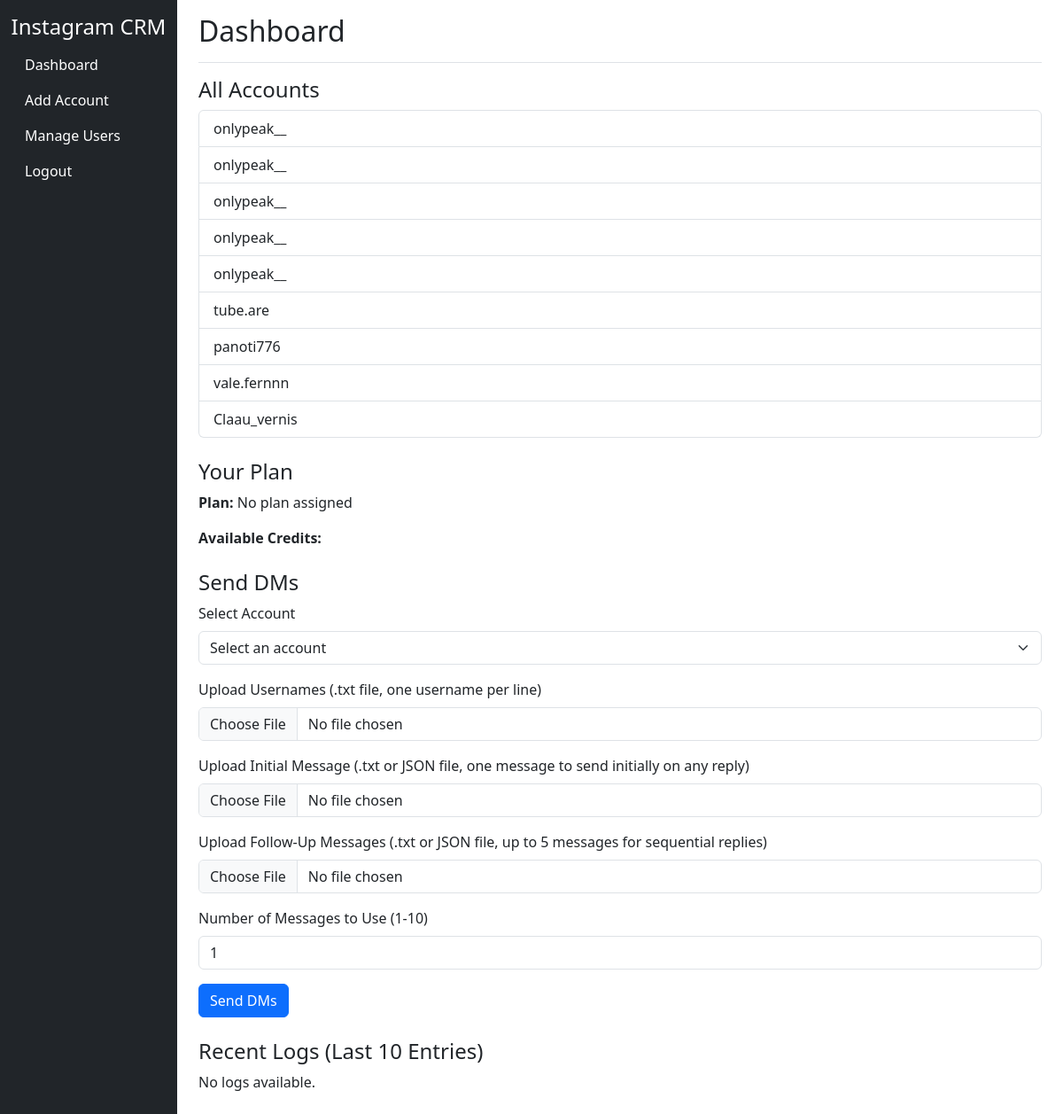
The app's page /dashboard (signed in) with its own data.
### tables this page shows
CREATE TABLE accounts
                     (id INTEGER PRIMARY KEY AUTOINCREMENT,
                      user_id INTEGER,
                      username TEXT NOT NULL,
                      session_file TEXT,
                      needs_reauth INTEGER DEFAULT 0, has_sent_initial_dms INTEGER DEFAULT 0, proxy_settings TEXT,
                      UNIQUE(user_id, username),
                      FOREIGN KEY (user_id) REFERENCES users(id));

### app.py (the view)
@app.route('/dashboard', defaults={'selected_account': None})
@app.route('/dashboard/<selected_account>')
@login_required
def dashboard(selected_account):
    user_id = session['user_id']
    role = session['role']
    accounts = get_accounts(user_id, role)
    for username, needs_reauth in accounts:
        if needs_reauth:
            flash(f"Session for {username} has expired. Please re-authenticate the account.", "danger")
    valid_usernames = [acc[0] for acc in accounts]
    if selected_account and selected_account not in valid_usernames:
        flash("Invalid account selected.", "danger")
        selected_account = None
    user_info = get_user_info(user_id)
    credits, plan = user_info if user_info else (0, '')
    log_entries = []
    if os.path.exists('crm.log'):
        with open('crm.log', 'r', encoding='utf-8') as log_file:
            log_entries = log_file.readlines()[-10:]
    return render_template('dashboard.html', accounts=accounts, selected_account=selected_account, credits=credits, plan=plan, log_entries=log_entries, dm_count=dm_count)

### app.py (called while the page is built)
def login_required(f):
    @wraps(f)
    def decorated_function(*args, **kwargs):
        if 'user_id' not in session:
            flash("Please log in to access this page.", "danger")
            return redirect(url_for('user_login'))
        return f(*args, **kwargs)
    return decorated_function

def get_user_info(user_id):
    conn = db_pool
    c = conn.cursor()
    c.execute('SELECT plan, credits FROM users WHERE id = ?', (user_id,))
    return c.fetchone()

def get_accounts(user_id, role):
    conn = db_pool
    c = conn.cursor()
    if role == 'admin':
        c.execute('SELECT username, needs_reauth FROM accounts')
    else:
        c.execute('SELECT username, needs_reauth FROM accounts WHERE user_id = ?', (user_id,))
    return c.fetchall()

### templates/dashboard.html (shortened to what this page needs)
<!DOCTYPE html>
<html lang="en">
<head>
    <link href="https://cdn.jsdelivr.net/npm/bootstrap@5.3.0/dist/css/bootstrap.min.css" rel="stylesheet">
</head>
<body>
    <div class="container-fluid">
        <div class="row">
            <nav class="col-md-3 col-lg-2 d-md-block bg-dark sidebar">
                <div class="position-sticky pt-3">
                    <h4 class="text-white text-center">Instagram CRM</h4>
                    <ul class="nav flex-column">
                        <li class="nav-item">
                            <a class="nav-link text-white active" href="{{ url_for('dashboard') }}">Dashboard</a>
                        </li>
                        <li class="nav-item">
                            <a class="nav-link text-white" href="{{ url_for('login') }}">Add Account</a>
                        </li>
                        {% if session.role == 'admin' %}
                        <li class="nav-item">
                            <a class="nav-link text-white" href="{{ url_for('admin_users') }}">Manage Users</a>
                        </li>
                        {% endif %}
                        <li class="nav-item">
                            <a class="nav-link text-white" href="{{ url_for('logout') }}">Logout</a>
                        </li>
                    </ul>
                </div>
            </nav>
            <main class="col-md-9 ms-sm-auto col-lg-10 px-md-4">
                <div class="d-flex justify-content-between flex-wrap flex-md-nowrap align-items-center pt-3 pb-2 mb-3 border-bottom">
                    <h1 class="h2">Dashboard</h1>
                </div>
                <div class="mb-4">
                    <h4>All Accounts</h4>
                    <ul class="list-group">
                        {% for account in accounts %}
                        <li class="list-group-item d-flex justify-content-between align-items-center">
                            {{ account[0] }}
                        </li>
                        {% endfor %}
                    </ul>
                </div>
                <div class="mb-4">
                    <h4>Your Plan</h4>
                    <p><strong>Plan:</strong> {{ plan if plan else 'No plan assigned' }}</p>
                    <p><strong>Available Credits:</strong> {{ credits }}</p>
                </div>
                <div class="mb-4">
                    <h4>Send DMs</h4>
                    <form method="POST" action="{{ url_for('send_dms') }}" enctype="multipart/form-data">
                        <div class="mb-3">
                            <label for="account" class="form-label">Select Account</label>
                            <select class="form-select" id="account" name="account" required>
                                <option value="">Select an account</option>
                            </select>
                        </div>
                        <div class="mb-3">
                            <label for="usernames" class="form-label">Upload Usernames (.txt file, one username per line)</label>
                            <input type="file" class="form-control" id="usernames" name="usernames" accept=".txt" required>
                        </div>
                        <div class="mb-3">
                            <label for="messages" class="form-label">Upload Initial Message (.txt or JSON file, one message to send initially on any reply)</label>
                            <input type="file" class="form-control" id="messages" name="messages" accept=".txt,.json" required>
                        </div>
                        <div class="mb-3">
                            <label for="followup_messages" class="form-label">Upload Follow-Up Messages (.txt or JSON file, up to 5 messages for sequential replies)</label>
                            <input type="file" class="form-control" id="followup_messages" name="followup_messages" accept=".txt,.json" required>
                        </div>
                        <div class="mb-3">
                            <label for="num_messages" class="form-label">Number of Messages to Use (1-10)</label>
                            <input type="number" class="form-control" id="num_messages" name="num_messages" min="1" max="10" value="1" required>
                        </div>
                        <button type="submit" class="btn btn-primary">Send DMs</button>
                    </form>
                </div>
                <div class="mb-4">
                    <h4>Recent Logs (Last 10 Entries)</h4>
                    {% if log_entries %}
                    <ul class="list-group">
                        {% for log in log_entries %}
                        <li class="list-group-item">{{ log.strip() }}</li>
                        {% endfor %}
                    </ul>
                    {% else %}
                    <p>No logs available.</p>
                    {% endif %}
                </div>
            </main>
        </div>
    </div>
</body>
</html>

### records on screen
accounts: username "onlypeak__"
accounts: username "onlypeak__"
accounts: username "onlypeak__"
accounts: username "onlypeak__"
accounts: username "onlypeak__"
accounts: username "tube.are"
accounts: username "panoti776"
accounts: username "vale.fernnn"
accounts: username "Claau_vernis"

### other values on screen
{{ plan if plan else 'No plan assigned' }} "No plan assigned"
